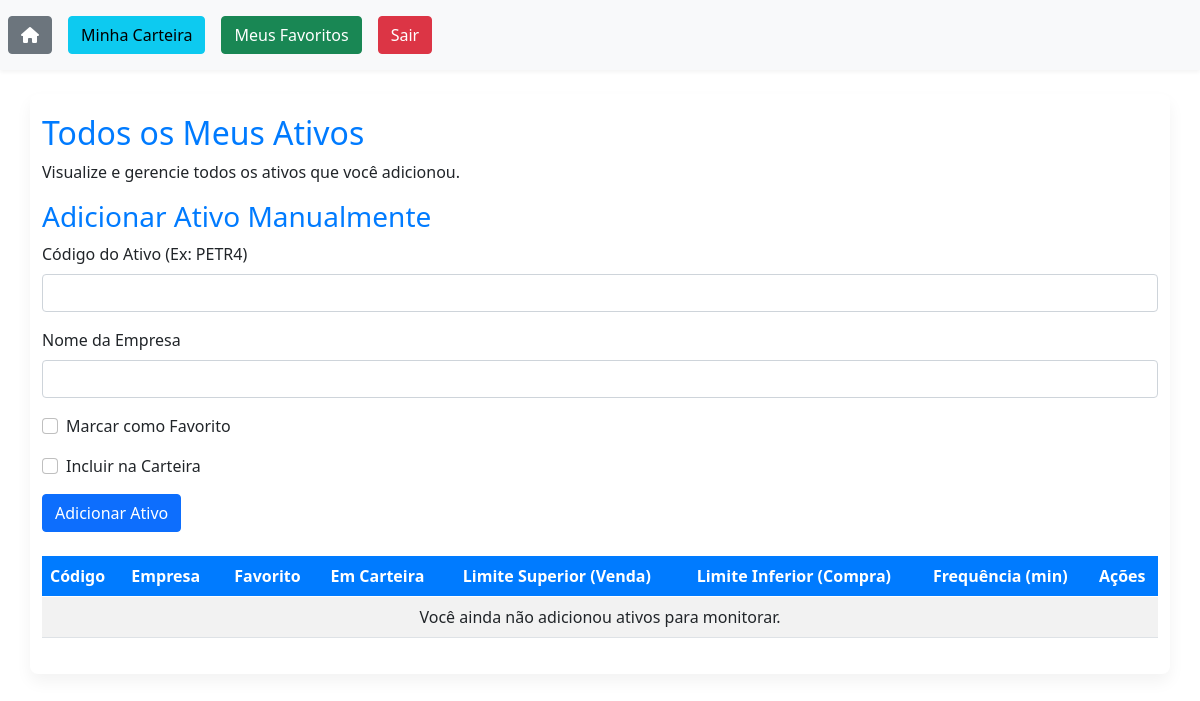
The page /ativos_user/ (signed in) on the database as committed earlier.
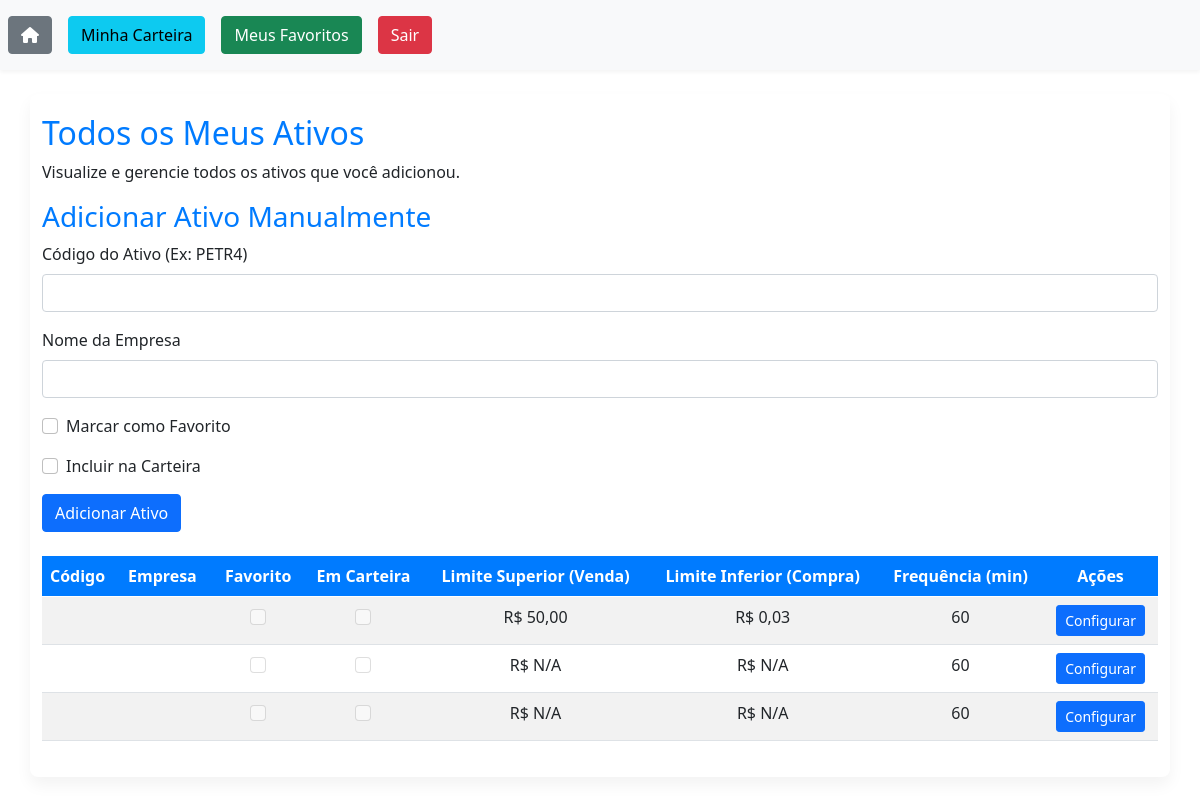
The same page on the database as committed later.
### ativos_user/models.py (models this page shows, shortened)
class AtivosUser(models.Model):
    user = models.ForeignKey(User, on_delete=models.CASCADE)
    ativo = models.ForeignKey(Ativo, on_delete=models.CASCADE) # Alterado para o novo modelo Ativo
    limite_superior = models.DecimalField(max_digits=10, decimal_places=2, null=True, blank=True)
    limite_inferior = models.DecimalField(max_digits=10, decimal_places=2, null=True, blank=True)
    intervalo_verificacao = models.IntegerField(default=60)  # in minutes
    favorito = models.BooleanField(default=False)
    em_carteira = models.BooleanField(default=False)

### ativos_user/views.py (the view)
# urls.py: path('', home_ativos, name='home_ativos'), # Nova URL para a Home
@login_required(login_url='login')
def home_ativos(request): # Nova view para a Home
    user = request.user
    busca = request.GET.get('cod-ativo')
    if busca:
        ativos_list = AtivosUser.objects.filter(
            Q(ativo__cod_ativo__icontains=busca) | Q(ativo__nome_empresa__icontains=busca),
            user=user,
        )
    else:
        ativos_list = AtivosUser.objects.filter(user=user) # Listar todos os ativos do usuário
    for ativo in ativos_list:
        ativo.form = AtivoUserForm(instance=ativo)
    paginacao = Paginator(ativos_list, 10)
    page = request.GET.get('page')
    ativos_por_pagina = paginacao.get_page(page)
    return render(request, 'home_ativos.html', {'ativos': ativos_por_pagina})

### ativos_user/templates/home_ativos.html (shortened to what this page needs)
{% extends 'base.html' %}
{% load static %}
{% block body %}
<div class="container mt-4">
    <div class="row">
        <div class="col">
            <h2>Todos os Meus Ativos</h2>
            <p>Visualize e gerencie todos os ativos que você adicionou.</p>
        </div>
    </div>
    <div class="row mb-4">
        <div class="col-md-12">
            <h3>Adicionar Ativo Manualmente</h3>
            <form method="POST" action="{% url 'ativos_user:add_manual_asset' %}">
                <div class="mb-3">
                    <label for="cod_ativo_manual" class="form-label">Código do Ativo (Ex: PETR4)</label>
                    <input type="text" class="form-control" id="cod_ativo_manual" name="cod_ativo" required>
                </div>
                <div class="mb-3">
                    <label for="nome_empresa_manual" class="form-label">Nome da Empresa</label>
                    <input type="text" class="form-control" id="nome_empresa_manual" name="nome_empresa" required>
                </div>
                <div class="mb-3 form-check">
                    <input type="checkbox" class="form-check-input" id="favorito_manual" name="favorito">
                    <label class="form-check-label" for="favorito_manual">Marcar como Favorito</label>
                </div>
                <div class="mb-3 form-check">
                    <input type="checkbox" class="form-check-input" id="em_carteira_manual" name="em_carteira">
                    <label class="form-check-label" for="em_carteira_manual">Incluir na Carteira</label>
                </div>
                <button type="submit" class="btn btn-primary">Adicionar Ativo</button>
            </form>
        </div>
    </div>
    <div class="table-responsive">
        <table class="table table-striped table-hover">
            <thead class="thead-dark">
                <tr>
                    <th scope="col">Código</th>
                    <th scope="col">Empresa</th>
                    <th scope="col" class="text-center">Favorito</th>
                    <th scope="col" class="text-center">Em Carteira</th>
                    <th scope="col" class="text-center">Limite Superior (Venda)</th>
                    <th scope="col" class="text-center">Limite Inferior (Compra)</th>
                    <th scope="col" class="text-center">Frequência (min)</th>
                    <th scope="col" class="text-center">Ações</th>
                </tr>
            </thead>
            <tbody>
                {% for ativo in ativos %}
                <tr>
                    <td>
                    </td>
                    <td>{{ ativo.ativo.nome_empresa }}</td>
                    <td class="text-center">
                        <input class="form-check-input" type="checkbox" {% if ativo.favorito %} checked {% endif %} disabled>
                    </td>
                    <td class="text-center">
                        <input class="form-check-input" type="checkbox" {% if ativo.em_carteira %} checked {% endif %} disabled>
                    </td>
                    <td class="text-center">R$ {{ ativo.limite_superior|default:"N/A" }}</td>
                    <td class="text-center">R$ {{ ativo.limite_inferior|default:"N/A" }}</td>
                    <td class="text-center">{{ ativo.intervalo_verificacao|default:"N/A" }}</td>
                    <td class="text-center">
                        <button type="button" class="btn btn-primary btn-sm" data-bs-toggle="modal" data-bs-target="#configModal-{{ ativo.id }}">
                            Configurar
                        </button>
                    </td>
                </tr>
                {% empty %}
                <tr>
                    <td colspan="8" class="text-center">Você ainda não adicionou ativos para monitorar.</td>
                </tr>
                {% endfor %}
            </tbody>
        </table>
    </div>
</div>
{% endblock %}

### templates/base.html (shortened to what this page needs)
{% load static %}
<!DOCTYPE html>
<html lang="pt-br">
<head>
  <link rel="stylesheet" href="{% static 'css/style.css' %}">
  <link href="https://cdn.jsdelivr.net/npm/bootstrap@5.0.2/dist/css/bootstrap.min.css" rel="stylesheet">
  <link rel="stylesheet" href="https://cdnjs.cloudflare.com/ajax/libs/font-awesome/6.0.0-beta3/css/all.min.css" />
</head>
<body>
    <header>
      <nav class="navbar navbar-expand-lg navbar-light bg-light">
        <ul class="navbar-nav me-auto mb-2 mb-lg-0">
          {% if not user.is_authenticated %}
          <li class="nav-item"><a class="nav-link active" href="{% url 'home' %}"><button class="btn btn-primary">Login</button></a></li>
          <li class="nav-item"><a class="nav-link active" href="{% url 'auth:cadastro' %}"><button class="btn btn-success">Cadastrar</button></a></li>
          {% else %}
          <li class="nav-item"><a class="nav-link active" href="{% url 'ativos_user:home_ativos' %}"><button class="btn btn-secondary"><i class="fas fa-home"> </i></button></a></li>
          <li class="nav-item"><a class="nav-link active" href="{% url 'ativos_user:carteira' %}"><button class="btn btn-info">Minha Carteira</button></a></li>
          <li class="nav-item"><a class="nav-link active" href="{% url 'ativos_user:favoritos' %}"><button class="btn btn-success">Meus Favoritos</button></a></li>
          <li class="nav-item"><a class="nav-link active" href="{% url 'auth:sair' %}"><button class="btn btn-danger">Sair</button></a></li>
          {% endif %}
        </ul>
      </nav>
    </header>
  {% block body %}
  {% endblock %}
</body>
</html>

### templates/static/css/style.css (style rules this page uses)
body { font-family: 'Segoe UI', Tahoma, Geneva, Verdana, sans-serif; background-color: #f8f9fa; color: #343a40; }
.navbar { background-color: #ffffff !important; box-shadow: 0 2px 4px rgba(0,0,0,.05); }
.btn-primary, .btn-success, .btn-info, .btn-danger { border-radius: 0.25rem; font-weight: 500; }
.btn-primary { background-color: #007bff; border-color: #007bff; }
.btn-success { background-color: #28a745; border-color: #28a745; }
.btn-info { background-color: #17a2b8; border-color: #17a2b8; }
.btn-danger { background-color: #dc3545; border-color: #dc3545; }
.container { margin-top: 20px; padding: 20px; background-color: #ffffff; border-radius: 0.5rem; box-shadow: 0 0.5rem 1rem rgba(0,0,0,.05); }
h1, h2, h3 { color: #007bff; margin-bottom: 20px; }
.table thead th { background-color: #007bff; color: #ffffff; border-color: #007bff; }
.form-label { font-weight: 500; }

Rows that differ between the two databases and show on the page:
added AtivosUser: limite_superior "50,00", limite_inferior "0,03", intervalo_verificacao "60"
added AtivosUser: limite_superior "N/A", limite_inferior "N/A", intervalo_verificacao "60"
added AtivosUser: limite_superior "N/A", limite_inferior "N/A", intervalo_verificacao "60"
Other text that changed with them:
text no longer shown: "Você ainda não adicionou ativos para monitorar."
